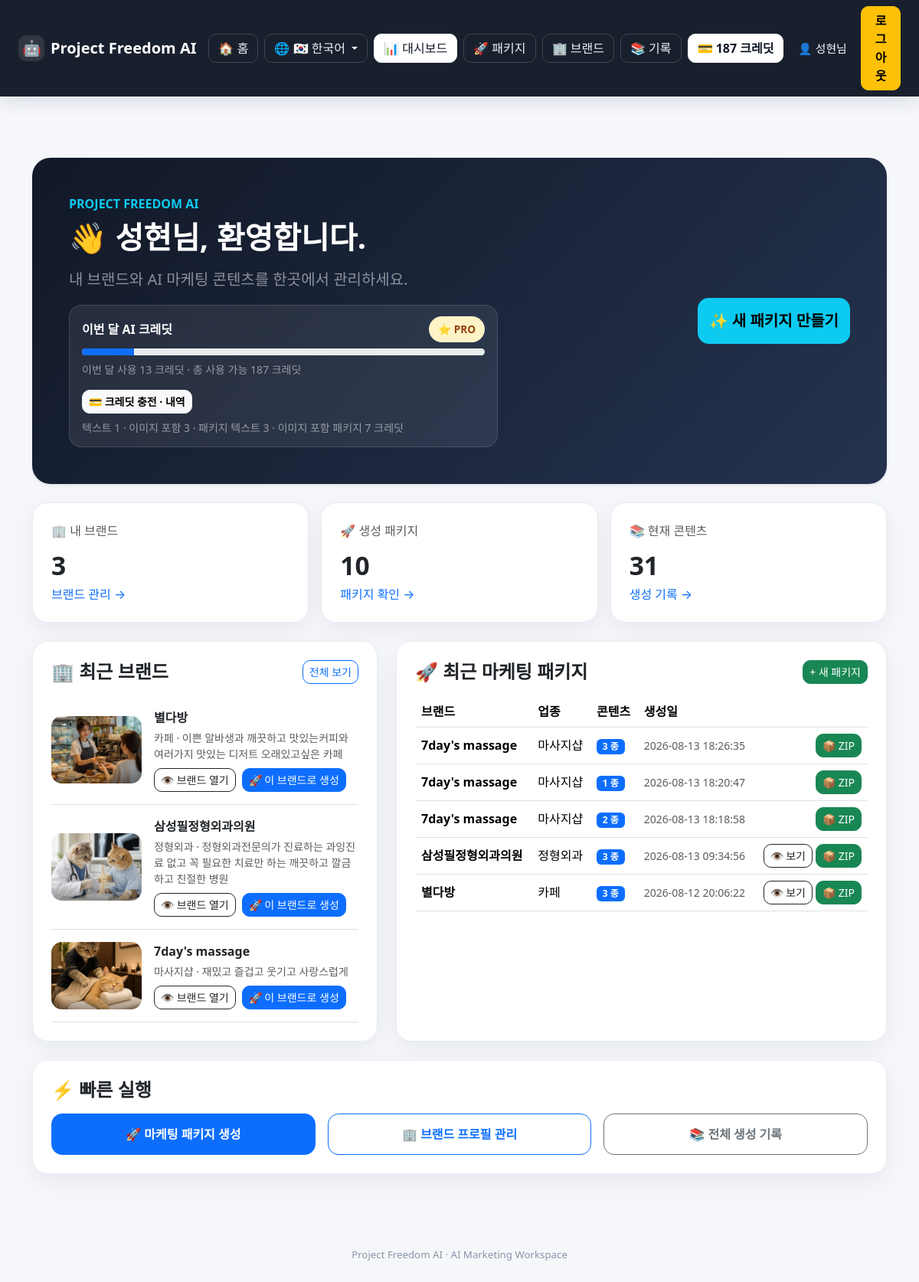
/dashboard (signed in), run on the app's committed database.
### tables this page shows
CREATE TABLE brand_profiles (
            id INTEGER PRIMARY KEY AUTOINCREMENT,
            business TEXT NOT NULL,
            company TEXT NOT NULL,
            style TEXT NOT NULL,
            image_style TEXT DEFAULT '고급스러운 실사',
            sns_platform TEXT DEFAULT '인스타그램',
            blog_length TEXT DEFAULT '2000자',
            ads_count INTEGER DEFAULT 5,
            created_at TIMESTAMP DEFAULT CURRENT_TIMESTAMP
        , user_id INTEGER);

### app.py (the view)
@app.route("/dashboard")
@login_required
def dashboard():
    dashboard_data = get_dashboard_data(session["user_id"])
    return render_template("dashboard.html", dashboard=dashboard_data)

### app.py (called while the page is built)
@app.context_processor
def inject_i18n():
    language = session.get("language", "ko")
    if language not in SUPPORTED_LANGUAGES:
        language = "ko"
    return {
        "current_language": language,
        "supported_languages": SUPPORTED_LANGUAGES,
        "t": lambda key: translate(key, language),
    }

### database/db.py (called while the page is built)
def _connect():
    return sqlite3.connect(str(DB_PATH))

### i18n/translations.py (called while the page is built)
def translate(key, language="ko"):
    language = language if language in TRANSLATIONS else "ko"
    return (
        TRANSLATIONS.get(language, {}).get(key)
        or TRANSLATIONS["ko"].get(key)
        or key
    )

### routes/auth.py (called while the page is built)
def login_required(view_function):
    @wraps(view_function)
    def wrapped_view(*args, **kwargs):
        if not session.get("user_id"):
            return redirect(
                url_for("auth.login")
            )
        return view_function(
            *args,
            **kwargs
        )
    return wrapped_view

### templates/dashboard.html (shortened to what this page needs)
{% extends "base.html" %}
{% block content %}
<div class="container py-5">
    <section class="hero shadow-sm p-4 p-md-5 mb-4">
        <div class="row align-items-center g-4">
            <div class="col-lg-8">
                <div class="text-info fw-bold mb-2">
                    PROJECT FREEDOM AI
                </div>
                <h1 class="fw-bold mb-3">
                    👋 {{ session.get("user_name") }}{{ t("v3.dash.user_suffix") }}, {{ t("v3.dash.welcome") }}
                </h1>
                <p class="lead text-white-50 mb-0">
                    {{ t("v3.dash.subtitle") }}
                </p>
                <div class="usage-box">
                    <div class="d-flex justify-content-between align-items-center mb-2">
                        <div class="fw-bold">{{ t("v3.dash.month_credit") }}</div>
                        <span class="plan-pill {{ 'plan-pro' if session.get('plan') == 'PRO' else 'plan-free' }}">
                            {{ '⭐ PRO' if session.get('plan') == 'PRO' else '🟢 FREE' }}
                        </span>
                    </div>
                    <div class="progress" style="height: 9px;">
                        <div class="progress-bar" role="progressbar"
                             style="width: {{ session.get('plan_percent', 0) }}%"></div>
                    </div>
                    <div class="small text-white-50 mt-2">
                        {{ t("v3.dash.used") }} {{ session.get('plan_used', 0) }} {{ t("v3.credits.unit") }}
                        · {{ t("v3.dash.total_available") }} {{ session.get('plan_remaining', 6) }} {{ t("v3.credits.unit") }}
                    </div>
                    <div class="mt-3">
                        <a
                            href="/credits"
                            class="btn btn-sm btn-light fw-bold">
                            💳 {{ t("v3.dash.credit_history") }}
                        </a>
                    </div>
                    <div class="small text-white-50 mt-2">
                        {{ t("v3.dash.credit_rule") }}
                    </div>
                </div>
            </div>
            <div class="col-lg-4 text-lg-end">
                <a
                    href="/package"
                    class="btn btn-info btn-lg quick-btn">
                    ✨ {{ t("v3.dash.new_package") }}
                </a>
            </div>
        </div>
    </section>
    <div class="row g-3 mb-4">
        <div class="col-md-4">
            <div class="card dashboard-card shadow-sm h-100">
                <div class="card-body p-4">
                    <div class="text-muted mb-2">🏢 {{ t("v3.dash.my_brand") }}</div>
                    <div class="stat-number">{{ dashboard.brand_count }}</div>
                    <a href="/profiles" class="text-decoration-none">
                        {{ t("v3.dash.manage_brand") }}
                    </a>
                </div>
            </div>
        </div>
        <div class="col-md-4">
            <div class="card dashboard-card shadow-sm h-100">
                <div class="card-body p-4">
                    <div class="text-muted mb-2">🚀 {{ t("v3.dash.packages") }}</div>
                    <div class="stat-number">{{ dashboard.package_count }}</div>
                    <a href="/profiles" class="text-decoration-none">
                        {{ t("v3.dash.view_packages") }}
                    </a>
                </div>
            </div>
        </div>
        <div class="col-md-4">
            <div class="card dashboard-card shadow-sm h-100">
                <div class="card-body p-4">
                    <div class="text-muted mb-2">📚 {{ t("v3.dash.content") }}</div>
                    <div class="stat-number">{{ dashboard.content_count }}</div>
                    <a href="/history" class="text-decoration-none">
                        {{ t("v3.dash.history") }}
                    </a>
                </div>
            </div>
        </div>
    </div>
    <div class="row g-4">
        <div class="col-lg-5">
            <div class="card dashboard-card shadow-sm h-100">
                <div class="card-body p-4">
                    <div class="d-flex justify-content-between align-items-center mb-3">
                        <h4 class="section-title mb-0">
                            🏢 {{ t("v3.dash.recent_brand") }}
                        </h4>
                        <a
                            href="/profiles"
                            class="btn btn-sm btn-outline-primary">
                            {{ t("v3.dash.view_all") }}
                        </a>
                    </div>
                    {% if dashboard.recent_brands %}
                        {% for brand in dashboard.recent_brands %}
                        <div class="d-flex gap-3 align-items-center border-bottom py-3">
                            {% if brand[4] %}
                            <img
                                src="{{ brand[4] }}"
                                class="brand-thumbnail"
                                alt="{{ brand[2] }} {{ t('v3.dash.image_alt') }}">
                            {% else %}
                            <div class="brand-placeholder">
                                🏢
                            </div>
                            {% endif %}
                            <div class="flex-grow-1 min-w-0">
                                <div class="fw-bold mb-1">
                                    {{ brand[2] }}
                                </div>
                                <div class="small text-muted mb-2">
                                    {{ brand[1] }} · {{ brand[3] }}
                                </div>
                                <div class="d-flex gap-2 flex-wrap">
                                    <a
                                        href="/profiles/{{ brand[0] }}/history"
                                        class="btn btn-sm btn-outline-dark">
                                        👁 {{ t("v3.dash.open_brand") }}
                                    </a>
                                    <a
                                        href="/package?profile_id={{ brand[0] }}"
                                        class="btn btn-sm btn-primary">
                                        🚀 {{ t("v3.dash.generate_brand") }}
                                    </a>
                                </div>
                            </div>
                        </div>
                        {% endfor %}
                    {% endif %}
                </div>
            </div>
        </div>
        <div class="col-lg-7">
            <div class="card dashboard-card shadow-sm h-100">
                <div class="card-body p-4">
                    <div class="d-flex justify-content-between align-items-center mb-3">
                        <h4 class="section-title mb-0">
                            🚀 {{ t("v3.dash.recent_package") }}
                        </h4>
                        <a
                            href="/package"
                            class="btn btn-sm btn-success">
                            + {{ t("v3.dash.new_package_short") }}
                        </a>
                    </div>
                    {% if dashboard.recent_packages %}
                    <div class="table-responsive">
                        <table class="table align-middle">
                            <thead>
                                <tr>
                                    <th>{{ t("v3.dash.brand") }}</th>
                                    <th>{{ t("v3.dash.industry") }}</th>
                                    <th>{{ t("v3.dash.contents") }}</th>
                                    <th>{{ t("v3.dash.created") }}</th>
                                    <th></th>
                                </tr>
                            </thead>
                            <tbody>
                            {% for package in dashboard.recent_packages %}
                                <tr>
                                    <td class="fw-semibold">
                                        {{ package[2] }}
                                    </td>
                                    <td>
                                        {{ package[3] }}
                                    </td>
                                    <td>
                                        <span class="badge text-bg-primary">
                                            {{ package[5] }} {{ t("v3.dash.types") }}
                                        </span>
                                    </td>
                                    <td class="small text-muted">
                                        {{ package[4] or "-" }}
                                    </td>
                                    <td class="text-end package-actions">
                                        {% if package[1] %}
                                        <a
                                            href="/profiles/{{ package[1] }}/history/{{ package[0] }}"
                                            class="btn btn-sm btn-outline-dark">
                                            👁 {{ t("v3.dash.view") }}
                                        </a>
                                        {% endif %}
                                        <a
                                            href="/history/package/{{ package[0] }}/download/zip"
                                            class="btn btn-sm btn-success">
                                            📦 ZIP
                                        </a>
                                    </td>
                                </tr>
                            {% endfor %}
                            </tbody>
                        </table>
                    </div>
                    {% endif %}
                </div>
            </div>
        </div>
    </div>
    <div class="card dashboard-card shadow-sm mt-4">
        <div class="card-body p-4">
            <h4 class="section-title mb-3">
                ⚡ {{ t("v3.dash.quick") }}
            </h4>
            <div class="row g-3">
                <div class="col-md-4">
                    <a
                        href="/package"
                        class="btn btn-primary w-100 quick-btn">
                        🚀 {{ t("v3.dash.create_package") }}
                    </a>
                </div>
                <div class="col-md-4">
                    <a
                        href="/profiles"
                        class="btn btn-outline-primary w-100 quick-btn">
                        🏢 {{ t("v3.dash.manage_profile") }}
                    </a>
                </div>
                <div class="col-md-4">
                    <a
                        href="/history"
                        class="btn btn-outline-secondary w-100 quick-btn">
                        📚 {{ t("v3.dash.all_history") }}
                    </a>
                </div>
            </div>
        </div>
    </div>
</div>
{% endblock %}

### data on the page
brand_profiles: shows a picture, company "별다방", business "카페", style "이쁜 알바생과 깨끗하고 맛있는커피와 여러가지 맛있는 디저트 오래있고싶은 카페", t "브랜드 열기", t "이 브랜드로 생성"
brand_profiles: shows a picture, company "삼성필정형외과의원", business "정형외과", style "정형외과전문의가 진료하는 과잉진료 없고 꼭 필요한 치료만 하는 깨끗하고 깔금하고 친절한 병원", t "브랜드 열기", t "이 브랜드로 생성"
brand_profiles: shows a picture, company "7day's massage", business "마사지샵", style "재밌고 즐겁고 웃기고 사랑스럽게", t "브랜드 열기", t "이 브랜드로 생성"

### other printed values
{{ t("nav.home") }} "홈"
{{ supported_languages[current_language]["flag"] }} "🇰🇷"
{{ supported_languages[current_language]["label"] }} "한국어"
{{ t("nav.dashboard") }} "대시보드"
{{ t("nav.package") }} "패키지"
{{ t("nav.brand") }} "브랜드"
{{ t("nav.history") }} "기록"
{{ session.get("plan_remaining", 0) }} "187"
{{ t("nav.credits") }} "크레딧"
{{ session.get("user_name") }} "성현"
{{ t("nav.user_suffix") }} "님"
{{ t("nav.logout") }} "로그아웃"
{{ t("v3.dash.user_suffix") }} "님"
{{ t("v3.dash.welcome") }} "환영합니다."
{{ t("v3.dash.subtitle") }} "내 브랜드와 AI 마케팅 콘텐츠를 한곳에서 관리하세요."
